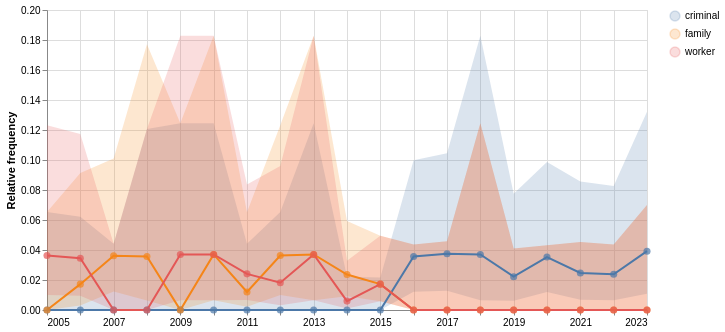

The cell this chart's notebook holds for it:
### Code cell
trajectory.plot()

### Figure 1 — Vega-Lite specification as saved in the notebook (floating-point values rounded to 4 significant figures)
{"config": {"view": {"continuousWidth": 300, "continuousHeight": 300}}, "layer": [{"mark": {"type": "area", "opacity": 0.2}, "encoding": {"color": {"field": "term", "title": null, "type": "nominal"}, "x": {"field": "period", "title": null, "type": "temporal"}, "y": {"field": "ci_lower", "title": "Relative frequency", "type": "quantitative"}, "y2": {"field": "ci_upper"}}}, {"mark": {"type": "line", "strokeWidth": 2}, "encoding": {"color": {"field": "term", "title": null, "type": "nominal"}, "tooltip": [{"field": "period", "type": "temporal"}, {"field": "term", "type": "nominal"}, {"field": "count", "type": "quantitative"}, {"field": "total", "type": "quantitative"}, {"field": "relfreq", "type": "quantitative"}, {"field": "ci_lower", "type": "quantitative"}, {"field": "ci_upper", "type": "quantitative"}], "x": {"field": "period", "title": null, "type": "temporal"}, "y": {"field": "relfreq", "type": "quantitative"}}}, {"mark": {"type": "point", "filled": true, "size": 50}, "encoding": {"color": {"field": "term", "title": null, "type": "nominal"}, "x": {"field": "period", "title": null, "type": "temporal"}, "y": {"field": "relfreq", "type": "quantitative"}}}], "data": {"name": "data-8177b344d987ee3381e543f3d8f8226d"}, "height": 300, "width": 600, "$schema": "https://vega.github.io/schema/vega-lite/v6.4.1.json", "datasets": {"data-8177b344d987ee3381e543f3d8f8226d": [{"period": "2005-01-01T00:00:00", "term": "criminal", "count": 0, "total": 55, "relfreq": 0.0, "ci_lower": 0.0, "ci_upper": 0.06528}, {"period": "2006-01-01T00:00:00", "term": "criminal", "count": 0, "total": 58, "relfreq": 0.0, "ci_lower": 0.0, "ci_upper": 0.06212}, {"period": "2007-01-01T00:00:00", "term": "criminal", "count": 0, "total": 83, "relfreq": 0.0, "ci_lower": 3.469e-18, "ci_upper": 0.04424}, {"period": "2008-01-01T00:00:00", "term": "criminal", "count": 0, "total": 28, "relfreq": 0.0, "ci_lower": 1.388e-17, "ci_upper": 0.1206}, {"period": "2009-01-01T00:00:00", "term": "criminal", "count": 0, "total": 27, "relfreq": 0.0, "ci_lower": 0.0, "ci_upper": 0.1246}, {"period": "2010-01-01T00:00:00", "term": "criminal", "count": 0, "total": 27, "relfreq": 0.0, "ci_lower": 0.0, "ci_upper": 0.1246}, {"period": "2011-01-01T00:00:00", "term": "criminal", "count": 0, "total": 83, "relfreq": 0.0, "ci_lower": 3.469e-18, "ci_upper": 0.04424}, {"period": "2012-01-01T00:00:00", "term": "criminal", "count": 0, "total": 55, "relfreq": 0.0, "ci_lower": 0.0, "ci_upper": 0.06528}, {"period": "2013-01-01T00:00:00", "term": "criminal", "count": 0, "total": 27, "relfreq": 0.0, "ci_lower": 0.0, "ci_upper": 0.1246}, {"period": "2014-01-01T00:00:00", "term": "criminal", "count": 0, "total": 169, "relfreq": 0.0, "ci_lower": 0.0, "ci_upper": 0.02223}, {"period": "2015-01-01T00:00:00", "term": "criminal", "count": 0, "total": 174, "relfreq": 0.0, "ci_lower": 0.0, "ci_upper": 0.0216}, {"period": "2016-01-01T00:00:00", "term": "criminal", "count": 3, "total": 84, "relfreq": 0.03571, "ci_lower": 0.01222, "ci_upper": 0.09982}, {"period": "2017-01-01T00:00:00", "term": "criminal", "count": 3, "total": 80, "relfreq": 0.0375, "ci_lower": 0.01283, "ci_upper": 0.1045}, {"period": "2018-01-01T00:00:00", "term": "criminal", "count": 1, "total": 27, "relfreq": 0.03704, "ci_lower": 0.006568, "ci_upper": 0.1828}, {"period": "2019-01-01T00:00:00", "term": "criminal", "count": 2, "total": 90, "relfreq": 0.02222, "ci_lower": 0.006115, "ci_upper": 0.07745}, {"period": "2020-01-01T00:00:00", "term": "criminal", "count": 3, "total": 85, "relfreq": 0.03529, "ci_lower": 0.01208, "ci_upper": 0.0987}, {"period": "2021-01-01T00:00:00", "term": "criminal", "count": 2, "total": 81, "relfreq": 0.02469, "ci_lower": 0.006798, "ci_upper": 0.08563}, {"period": "2022-01-01T00:00:00", "term": "criminal", "count": 2, "total": 84, "relfreq": 0.02381, "ci_lower": 0.006554, "ci_upper": 0.08271}, {"period": "2023-01-01T00:00:00", "term": "criminal", "count": 2, "total": 51, "relfreq": 0.03922, "ci_lower": 0.01082, "ci_upper": 0.1322}, {"period": "2005-01-01T00:00:00", "term": "family", "count": 0, "total": 55, "relfreq": 0.0, "ci_lower": 0.0, "ci_upper": 0.06528}, {"period": "2006-01-01T00:00:00", "term": "family", "count": 1, "total": 58, "relfreq": 0.01724, "ci_lower": 0.00305, "ci_upper": 0.09141}, {"period": "2007-01-01T00:00:00", "term": "family", "count": 3, "total": 83, "relfreq": 0.03614, "ci_lower": 0.01237, "ci_upper": 0.101}, {"period": "2008-01-01T00:00:00", "term": "family", "count": 1, "total": 28, "relfreq": 0.03571, "ci_lower": 0.006333, "ci_upper": 0.1771}, {"period": "2009-01-01T00:00:00", "term": "family", "count": 0, "total": 27, "relfreq": 0.0, "ci_lower": 0.0, "ci_upper": 0.1246}, {"period": "2010-01-01T00:00:00", "term": "family", "count": 1, "total": 27, "relfreq": 0.03704, "ci_lower": 0.006568, "ci_upper": 0.1828}, {"period": "2011-01-01T00:00:00", "term": "family", "count": 1, "total": 83, "relfreq": 0.01205, "ci_lower": 0.00213, "ci_upper": 0.06514}, {"period": "2012-01-01T00:00:00", "term": "family", "count": 2, "total": 55, "relfreq": 0.03636, "ci_lower": 0.01003, "ci_upper": 0.1232}, {"period": "2013-01-01T00:00:00", "term": "family", "count": 1, "total": 27, "relfreq": 0.03704, "ci_lower": 0.006568, "ci_upper": 0.1828}, {"period": "2014-01-01T00:00:00", "term": "family", "count": 4, "total": 169, "relfreq": 0.02367, "ci_lower": 0.009242, "ci_upper": 0.05927}, {"period": "2015-01-01T00:00:00", "term": "family", "count": 3, "total": 174, "relfreq": 0.01724, "ci_lower": 0.005881, "ci_upper": 0.04946}, {"period": "2016-01-01T00:00:00", "term": "family", "count": 0, "total": 84, "relfreq": 0.0, "ci_lower": 0.0, "ci_upper": 0.04373}, {"period": "2017-01-01T00:00:00", "term": "family", "count": 0, "total": 80, "relfreq": 0.0, "ci_lower": 0.0, "ci_upper": 0.04582}, {"period": "2018-01-01T00:00:00", "term": "family", "count": 0, "total": 27, "relfreq": 0.0, "ci_lower": 0.0, "ci_upper": 0.1246}, {"period": "2019-01-01T00:00:00", "term": "family", "count": 0, "total": 90, "relfreq": 0.0, "ci_lower": 0.0, "ci_upper": 0.04094}, {"period": "2020-01-01T00:00:00", "term": "family", "count": 0, "total": 85, "relfreq": 0.0, "ci_lower": 0.0, "ci_upper": 0.04324}, {"period": "2021-01-01T00:00:00", "term": "family", "count": 0, "total": 81, "relfreq": 0.0, "ci_lower": 0.0, "ci_upper": 0.04528}, {"period": "2022-01-01T00:00:00", "term": "family", "count": 0, "total": 84, "relfreq": 0.0, "ci_lower": 0.0, "ci_upper": 0.04373}, {"period": "2023-01-01T00:00:00", "term": "family", "count": 0, "total": 51, "relfreq": 0.0, "ci_lower": 0.0, "ci_upper": 0.07005}, {"period": "2005-01-01T00:00:00", "term": "worker", "count": 2, "total": 55, "relfreq": 0.03636, "ci_lower": 0.01003, "ci_upper": 0.1232}, {"period": "2006-01-01T00:00:00", "term": "worker", "count": 2, "total": 58, "relfreq": 0.03448, "ci_lower": 0.009508, "ci_upper": 0.1173}, {"period": "2007-01-01T00:00:00", "term": "worker", "count": 0, "total": 83, "relfreq": 0.0, "ci_lower": 3.469e-18, "ci_upper": 0.04424}, {"period": "2008-01-01T00:00:00", "term": "worker", "count": 0, "total": 28, "relfreq": 0.0, "ci_lower": 1.388e-17, "ci_upper": 0.1206}, {"period": "2009-01-01T00:00:00", "term": "worker", "count": 1, "total": 27, "relfreq": 0.03704, "ci_lower": 0.006568, "ci_upper": 0.1828}, {"period": "2010-01-01T00:00:00", "term": "worker", "count": 1, "total": 27, "relfreq": 0.03704, "ci_lower": 0.006568, "ci_upper": 0.1828}, {"period": "2011-01-01T00:00:00", "term": "worker", "count": 2, "total": 83, "relfreq": 0.0241, "ci_lower": 0.006633, "ci_upper": 0.08366}, {"period": "2012-01-01T00:00:00", "term": "worker", "count": 1, "total": 55, "relfreq": 0.01818, "ci_lower": 0.003217, "ci_upper": 0.09606}, {"period": "2013-01-01T00:00:00", "term": "worker", "count": 1, "total": 27, "relfreq": 0.03704, "ci_lower": 0.006568, "ci_upper": 0.1828}, {"period": "2014-01-01T00:00:00", "term": "worker", "count": 1, "total": 169, "relfreq": 0.005917, "ci_lower": 0.001045, "ci_upper": 0.03275}, {"period": "2015-01-01T00:00:00", "term": "worker", "count": 3, "total": 174, "relfreq": 0.01724, "ci_lower": 0.005881, "ci_upper": 0.04946}, {"period": "2016-01-01T00:00:00", "term": "worker", "count": 0, "total": 84, "relfreq": 0.0, "ci_lower": 0.0, "ci_upper": 0.04373}, {"period": "2017-01-01T00:00:00", "term": "worker", "count": 0, "total": 80, "relfreq": 0.0, "ci_lower": 0.0, "ci_upper": 0.04582}, {"period": "2018-01-01T00:00:00", "term": "worker", "count": 0, "total": 27, "relfreq": 0.0, "ci_lower": 0.0, "ci_upper": 0.1246}, {"period": "2019-01-01T00:00:00", "term": "worker", "count": 0, "total": 90, "relfreq": 0.0, "ci_lower": 0.0, "ci_upper": 0.04094}, {"period": "2020-01-01T00:00:00", "term": "worker", "count": 0, "total": 85, "relfreq": 0.0, "ci_lower": 0.0, "ci_upper": 0.04324}, {"period": "2021-01-01T00:00:00", "term": "worker", "count": 0, "total": 81, "relfreq": 0.0, "ci_lower": 0.0, "ci_upper": 0.04528}, {"period": "2022-01-01T00:00:00", "term": "worker", "count": 0, "total": 84, "relfreq": 0.0, "ci_lower": 0.0, "ci_upper": 0.04373}, {"period": "2023-01-01T00:00:00", "term": "worker", "count": 0, "total": 51, "relfreq": 0.0, "ci_lower": 0.0, "ci_upper": 0.07005}]}}
